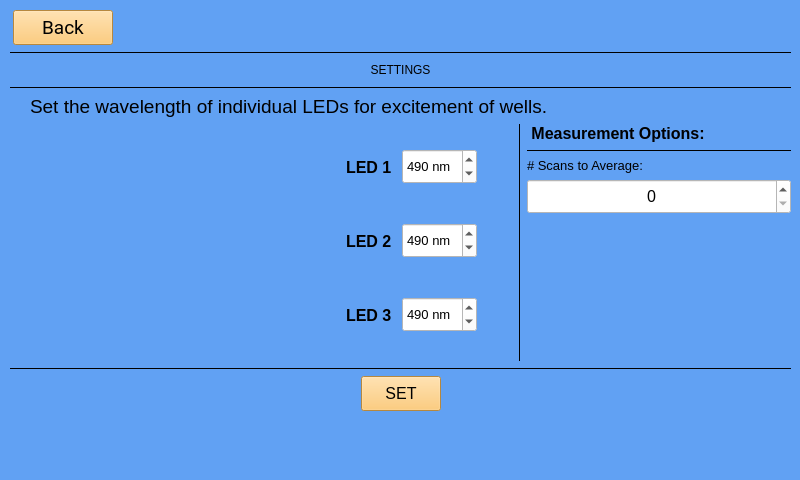
<?xml version="1.0" encoding="UTF-8"?>
<ui version="4.0">
 <class>Form</class>
 <widget class="QWidget" name="Form">
  <property name="geometry">
   <rect>
    <x>0</x>
    <y>0</y>
    <width>800</width>
    <height>480</height>
   </rect>
  </property>
  <property name="sizePolicy">
   <sizepolicy hsizetype="Preferred" vsizetype="Maximum">
    <horstretch>0</horstretch>
    <verstretch>0</verstretch>
   </sizepolicy>
  </property>
  <property name="maximumSize">
   <size>
    <width>800</width>
    <height>480</height>
   </size>
  </property>
  <property name="windowTitle">
   <string>Form</string>
  </property>
  <property name="styleSheet">
   <string notr="true">background-color: rgb(97, 161, 243);</string>
  </property>
  <widget class="QWidget" name="layoutWidget">
   <property name="geometry">
    <rect>
     <x>10</x>
     <y>10</y>
     <width>781</width>
     <height>401</height>
    </rect>
   </property>
   <layout class="QVBoxLayout" name="verticalLayout_6">
    <item>
     <layout class="QVBoxLayout" name="verticalLayout_5">
      <item>
       <layout class="QHBoxLayout" name="horizontalLayout_17">
        <item>
         <widget class="QPushButton" name="back_button">
          <property name="maximumSize">
           <size>
            <width>100</width>
            <height>35</height>
           </size>
          </property>
          <property name="font">
           <font>
            <family>Roboto</family>
            <pointsize>14</pointsize>
           </font>
          </property>
          <property name="styleSheet">
           <string notr="true">background-color: rgb(255, 191, 88);
</string>
          </property>
          <property name="text">
           <string>Back</string>
          </property>
         </widget>
        </item>
        <item>
         <spacer name="horizontalSpacer_7">
          <property name="orientation">
           <enum>Qt::Horizontal</enum>
          </property>
          <property name="sizeType">
           <enum>QSizePolicy::Maximum</enum>
          </property>
          <property name="sizeHint" stdset="0">
           <size>
            <width>675</width>
            <height>35</height>
           </size>
          </property>
         </spacer>
        </item>
       </layout>
      </item>
      <item>
       <layout class="QVBoxLayout" name="verticalLayout_3">
        <item>
         <layout class="QVBoxLayout" name="verticalLayout_10">
          <item>
           <widget class="Line" name="line_7">
            <property name="frameShadow">
             <enum>QFrame::Plain</enum>
            </property>
            <property name="orientation">
             <enum>Qt::Horizontal</enum>
            </property>
           </widget>
          </item>
          <item>
           <layout class="QHBoxLayout" name="horizontalLayout_9">
            <item>
             <spacer name="horizontalSpacer_14">
              <property name="orientation">
               <enum>Qt::Horizontal</enum>
              </property>
              <property name="sizeType">
               <enum>QSizePolicy::Maximum</enum>
              </property>
              <property name="sizeHint" stdset="0">
               <size>
                <width>20</width>
                <height>20</height>
               </size>
              </property>
             </spacer>
            </item>
            <item>
             <widget class="QLabel" name="title_label">
              <property name="sizePolicy">
               <sizepolicy hsizetype="Maximum" vsizetype="Maximum">
                <horstretch>0</horstretch>
                <verstretch>0</verstretch>
               </sizepolicy>
              </property>
              <property name="maximumSize">
               <size>
                <width>555</width>
                <height>40</height>
               </size>
              </property>
              <property name="styleSheet">
               <string notr="true">font: 75 25pt &quot;Roboto&quot;;</string>
              </property>
              <property name="text">
               <string>&lt;html&gt;&lt;head/&gt;&lt;body&gt;&lt;p align=&quot;center&quot;&gt;SETTINGS&lt;/p&gt;&lt;/body&gt;&lt;/html&gt;</string>
              </property>
              <property name="textFormat">
               <enum>Qt::AutoText</enum>
              </property>
             </widget>
            </item>
            <item>
             <spacer name="horizontalSpacer_15">
              <property name="orientation">
               <enum>Qt::Horizontal</enum>
              </property>
              <property name="sizeType">
               <enum>QSizePolicy::Maximum</enum>
              </property>
              <property name="sizeHint" stdset="0">
               <size>
                <width>20</width>
                <height>20</height>
               </size>
              </property>
             </spacer>
            </item>
           </layout>
          </item>
          <item>
           <widget class="Line" name="line_8">
            <property name="frameShadow">
             <enum>QFrame::Plain</enum>
            </property>
            <property name="orientation">
             <enum>Qt::Horizontal</enum>
            </property>
           </widget>
          </item>
         </layout>
        </item>
        <item>
         <layout class="QHBoxLayout" name="horizontalLayout_6">
          <item>
           <spacer name="horizontalSpacer_4">
            <property name="orientation">
             <enum>Qt::Horizontal</enum>
            </property>
            <property name="sizeType">
             <enum>QSizePolicy::Maximum</enum>
            </property>
            <property name="sizeHint" stdset="0">
             <size>
              <width>20</width>
              <height>20</height>
             </size>
            </property>
           </spacer>
          </item>
          <item>
           <widget class="QLabel" name="label_5">
            <property name="font">
             <font>
              <pointsize>14</pointsize>
             </font>
            </property>
            <property name="text">
             <string>Set the wavelength of individual LEDs for excitement of wells.</string>
            </property>
           </widget>
          </item>
          <item>
           <spacer name="horizontalSpacer_2">
            <property name="orientation">
             <enum>Qt::Horizontal</enum>
            </property>
            <property name="sizeType">
             <enum>QSizePolicy::Maximum</enum>
            </property>
            <property name="sizeHint" stdset="0">
             <size>
              <width>210</width>
              <height>20</height>
             </size>
            </property>
           </spacer>
          </item>
         </layout>
        </item>
        <item>
         <layout class="QHBoxLayout" name="horizontalLayout_5">
          <item>
           <spacer name="horizontalSpacer">
            <property name="orientation">
             <enum>Qt::Horizontal</enum>
            </property>
            <property name="sizeType">
             <enum>QSizePolicy::Maximum</enum>
            </property>
            <property name="sizeHint" stdset="0">
             <size>
              <width>35</width>
              <height>20</height>
             </size>
            </property>
           </spacer>
          </item>
          <item>
           <layout class="QVBoxLayout" name="verticalLayout_2">
            <item>
             <spacer name="verticalSpacer_3">
              <property name="orientation">
               <enum>Qt::Vertical</enum>
              </property>
              <property name="sizeHint" stdset="0">
               <size>
                <width>20</width>
                <height>28</height>
               </size>
              </property>
             </spacer>
            </item>
            <item>
             <layout class="QHBoxLayout" name="horizontalLayout_8">
              <item>
               <spacer name="horizontalSpacer_8">
                <property name="orientation">
                 <enum>Qt::Horizontal</enum>
                </property>
                <property name="sizeType">
                 <enum>QSizePolicy::Maximum</enum>
                </property>
                <property name="sizeHint" stdset="0">
                 <size>
                  <width>35</width>
                  <height>20</height>
                 </size>
                </property>
               </spacer>
              </item>
              <item>
               <widget class="QLabel" name="led_logo_2">
                <property name="maximumSize">
                 <size>
                  <width>200</width>
                  <height>200</height>
                 </size>
                </property>
                <property name="text">
                 <string/>
                </property>
                <property name="pixmap">
                 <pixmap>../Python Files/Images/botttomLed.png</pixmap>
                </property>
                <property name="scaledContents">
                 <bool>true</bool>
                </property>
                <property name="alignment">
                 <set>Qt::AlignCenter</set>
                </property>
               </widget>
              </item>
              <item>
               <spacer name="horizontalSpacer_6">
                <property name="orientation">
                 <enum>Qt::Horizontal</enum>
                </property>
                <property name="sizeType">
                 <enum>QSizePolicy::Maximum</enum>
                </property>
                <property name="sizeHint" stdset="0">
                 <size>
                  <width>35</width>
                  <height>20</height>
                 </size>
                </property>
               </spacer>
              </item>
             </layout>
            </item>
            <item>
             <spacer name="verticalSpacer">
              <property name="orientation">
               <enum>Qt::Vertical</enum>
              </property>
              <property name="sizeHint" stdset="0">
               <size>
                <width>20</width>
                <height>20</height>
               </size>
              </property>
             </spacer>
            </item>
           </layout>
          </item>
          <item>
           <spacer name="horizontalSpacer_5">
            <property name="orientation">
             <enum>Qt::Horizontal</enum>
            </property>
            <property name="sizeType">
             <enum>QSizePolicy::Maximum</enum>
            </property>
            <property name="sizeHint" stdset="0">
             <size>
              <width>15</width>
              <height>20</height>
             </size>
            </property>
           </spacer>
          </item>
          <item>
           <layout class="QHBoxLayout" name="horizontalLayout_4">
            <item>
             <layout class="QVBoxLayout" name="verticalLayout">
              <item>
               <layout class="QHBoxLayout" name="horizontalLayout_3">
                <item>
                 <spacer name="horizontalSpacer_9">
                  <property name="orientation">
                   <enum>Qt::Horizontal</enum>
                  </property>
                  <property name="sizeType">
                   <enum>QSizePolicy::Maximum</enum>
                  </property>
                  <property name="sizeHint" stdset="0">
                   <size>
                    <width>15</width>
                    <height>20</height>
                   </size>
                  </property>
                 </spacer>
                </item>
                <item>
                 <widget class="QLabel" name="led1_label">
                  <property name="sizePolicy">
                   <sizepolicy hsizetype="Maximum" vsizetype="Maximum">
                    <horstretch>100</horstretch>
                    <verstretch>100</verstretch>
                   </sizepolicy>
                  </property>
                  <property name="minimumSize">
                   <size>
                    <width>50</width>
                    <height>50</height>
                   </size>
                  </property>
                  <property name="maximumSize">
                   <size>
                    <width>50</width>
                    <height>50</height>
                   </size>
                  </property>
                  <property name="font">
                   <font>
                    <pointsize>12</pointsize>
                    <weight>75</weight>
                    <bold>true</bold>
                   </font>
                  </property>
                  <property name="text">
                   <string>LED 1</string>
                  </property>
                 </widget>
                </item>
                <item>
                 <widget class="QSpinBox" name="led1_spinBox">
                  <property name="maximumSize">
                   <size>
                    <width>75</width>
                    <height>35</height>
                   </size>
                  </property>
                  <property name="font">
                   <font>
                    <pointsize>10</pointsize>
                    <weight>50</weight>
                    <bold>false</bold>
                   </font>
                  </property>
                  <property name="styleSheet">
                   <string notr="true">background-color: rgb(255, 255, 255);</string>
                  </property>
                  <property name="suffix">
                   <string> nm</string>
                  </property>
                  <property name="minimum">
                   <number>0</number>
                  </property>
                  <property name="maximum">
                   <number>1000</number>
                  </property>
                  <property name="value">
                   <number>490</number>
                  </property>
                 </widget>
                </item>
               </layout>
              </item>
              <item>
               <layout class="QHBoxLayout" name="horizontalLayout_2">
                <item>
                 <spacer name="horizontalSpacer_10">
                  <property name="orientation">
                   <enum>Qt::Horizontal</enum>
                  </property>
                  <property name="sizeType">
                   <enum>QSizePolicy::Maximum</enum>
                  </property>
                  <property name="sizeHint" stdset="0">
                   <size>
                    <width>15</width>
                    <height>20</height>
                   </size>
                  </property>
                 </spacer>
                </item>
                <item>
                 <widget class="QLabel" name="led2_label">
                  <property name="sizePolicy">
                   <sizepolicy hsizetype="Maximum" vsizetype="Maximum">
                    <horstretch>0</horstretch>
                    <verstretch>0</verstretch>
                   </sizepolicy>
                  </property>
                  <property name="minimumSize">
                   <size>
                    <width>50</width>
                    <height>50</height>
                   </size>
                  </property>
                  <property name="maximumSize">
                   <size>
                    <width>50</width>
                    <height>50</height>
                   </size>
                  </property>
                  <property name="font">
                   <font>
                    <pointsize>12</pointsize>
                    <weight>75</weight>
                    <bold>true</bold>
                   </font>
                  </property>
                  <property name="text">
                   <string>LED 2</string>
                  </property>
                 </widget>
                </item>
                <item>
                 <widget class="QSpinBox" name="led2_spinBox">
                  <property name="maximumSize">
                   <size>
                    <width>75</width>
                    <height>35</height>
                   </size>
                  </property>
                  <property name="font">
                   <font>
                    <pointsize>10</pointsize>
                    <weight>50</weight>
                    <bold>false</bold>
                   </font>
                  </property>
                  <property name="styleSheet">
                   <string notr="true">background-color: rgb(255, 255, 255);</string>
                  </property>
                  <property name="suffix">
                   <string> nm</string>
                  </property>
                  <property name="minimum">
                   <number>0</number>
                  </property>
                  <property name="maximum">
                   <number>1000</number>
                  </property>
                  <property name="value">
                   <number>490</number>
                  </property>
                 </widget>
                </item>
               </layout>
              </item>
              <item>
               <layout class="QHBoxLayout" name="horizontalLayout">
                <item>
                 <spacer name="horizontalSpacer_11">
                  <property name="orientation">
                   <enum>Qt::Horizontal</enum>
                  </property>
                  <property name="sizeType">
                   <enum>QSizePolicy::Maximum</enum>
                  </property>
                  <property name="sizeHint" stdset="0">
                   <size>
                    <width>15</width>
                    <height>20</height>
                   </size>
                  </property>
                 </spacer>
                </item>
                <item>
                 <widget class="QLabel" name="led3_label">
                  <property name="sizePolicy">
                   <sizepolicy hsizetype="Maximum" vsizetype="Maximum">
                    <horstretch>0</horstretch>
                    <verstretch>0</verstretch>
                   </sizepolicy>
                  </property>
                  <property name="minimumSize">
                   <size>
                    <width>50</width>
                    <height>50</height>
                   </size>
                  </property>
                  <property name="maximumSize">
                   <size>
                    <width>50</width>
                    <height>50</height>
                   </size>
                  </property>
                  <property name="font">
                   <font>
                    <pointsize>12</pointsize>
                    <weight>75</weight>
                    <bold>true</bold>
                   </font>
                  </property>
                  <property name="text">
                   <string>LED 3</string>
                  </property>
                 </widget>
                </item>
                <item>
                 <widget class="QSpinBox" name="led3_spinBox">
                  <property name="maximumSize">
                   <size>
                    <width>75</width>
                    <height>35</height>
                   </size>
                  </property>
                  <property name="font">
                   <font>
                    <pointsize>10</pointsize>
                    <weight>50</weight>
                    <bold>false</bold>
                   </font>
                  </property>
                  <property name="styleSheet">
                   <string notr="true">background-color: rgb(255, 255, 255);</string>
                  </property>
                  <property name="suffix">
                   <string> nm</string>
                  </property>
                  <property name="minimum">
                   <number>0</number>
                  </property>
                  <property name="maximum">
                   <number>1000</number>
                  </property>
                  <property name="value">
                   <number>490</number>
                  </property>
                 </widget>
                </item>
               </layout>
              </item>
             </layout>
            </item>
            <item>
             <spacer name="horizontalSpacer_3">
              <property name="orientation">
               <enum>Qt::Horizontal</enum>
              </property>
              <property name="sizeType">
               <enum>QSizePolicy::Maximum</enum>
              </property>
              <property name="sizeHint" stdset="0">
               <size>
                <width>35</width>
                <height>20</height>
               </size>
              </property>
             </spacer>
            </item>
            <item>
             <widget class="Line" name="line">
              <property name="frameShadow">
               <enum>QFrame::Plain</enum>
              </property>
              <property name="orientation">
               <enum>Qt::Vertical</enum>
              </property>
             </widget>
            </item>
           </layout>
          </item>
          <item>
           <layout class="QVBoxLayout" name="verticalLayout_4">
            <item>
             <widget class="QLabel" name="label_7">
              <property name="font">
               <font>
                <pointsize>12</pointsize>
                <weight>75</weight>
                <bold>true</bold>
               </font>
              </property>
              <property name="text">
               <string> Measurement Options:</string>
              </property>
             </widget>
            </item>
            <item>
             <widget class="Line" name="line_3">
              <property name="frameShadow">
               <enum>QFrame::Plain</enum>
              </property>
              <property name="orientation">
               <enum>Qt::Horizontal</enum>
              </property>
             </widget>
            </item>
            <item>
             <widget class="QLabel" name="label_6">
              <property name="font">
               <font>
                <pointsize>10</pointsize>
               </font>
              </property>
              <property name="text">
               <string># Scans to Average:</string>
              </property>
             </widget>
            </item>
            <item>
             <widget class="QSpinBox" name="scanstoavg_spinbox">
              <property name="minimumSize">
               <size>
                <width>0</width>
                <height>35</height>
               </size>
              </property>
              <property name="font">
               <font>
                <pointsize>12</pointsize>
               </font>
              </property>
              <property name="styleSheet">
               <string notr="true">background-color: rgb(255, 255, 255);</string>
              </property>
              <property name="alignment">
               <set>Qt::AlignCenter</set>
              </property>
             </widget>
            </item>
            <item>
             <spacer name="verticalSpacer_2">
              <property name="orientation">
               <enum>Qt::Vertical</enum>
              </property>
              <property name="sizeHint" stdset="0">
               <size>
                <width>20</width>
                <height>40</height>
               </size>
              </property>
             </spacer>
            </item>
           </layout>
          </item>
         </layout>
        </item>
       </layout>
      </item>
     </layout>
    </item>
    <item>
     <widget class="Line" name="line_9">
      <property name="frameShadow">
       <enum>QFrame::Plain</enum>
      </property>
      <property name="orientation">
       <enum>Qt::Horizontal</enum>
      </property>
     </widget>
    </item>
    <item>
     <layout class="QHBoxLayout" name="horizontalLayout_7">
      <item>
       <spacer name="horizontalSpacer_12">
        <property name="orientation">
         <enum>Qt::Horizontal</enum>
        </property>
        <property name="sizeType">
         <enum>QSizePolicy::Expanding</enum>
        </property>
        <property name="sizeHint" stdset="0">
         <size>
          <width>40</width>
          <height>20</height>
         </size>
        </property>
       </spacer>
      </item>
      <item>
       <widget class="QPushButton" name="set_button">
        <property name="sizePolicy">
         <sizepolicy hsizetype="Maximum" vsizetype="Maximum">
          <horstretch>0</horstretch>
          <verstretch>0</verstretch>
         </sizepolicy>
        </property>
        <property name="maximumSize">
         <size>
          <width>100</width>
          <height>35</height>
         </size>
        </property>
        <property name="font">
         <font>
          <pointsize>12</pointsize>
         </font>
        </property>
        <property name="styleSheet">
         <string notr="true">background-color: rgb(255, 191, 88);
</string>
        </property>
        <property name="text">
         <string>SET</string>
        </property>
       </widget>
      </item>
      <item>
       <spacer name="horizontalSpacer_13">
        <property name="orientation">
         <enum>Qt::Horizontal</enum>
        </property>
        <property name="sizeType">
         <enum>QSizePolicy::Expanding</enum>
        </property>
        <property name="sizeHint" stdset="0">
         <size>
          <width>40</width>
          <height>35</height>
         </size>
        </property>
       </spacer>
      </item>
     </layout>
    </item>
   </layout>
  </widget>
 </widget>
 <resources/>
 <connections/>
</ui>
